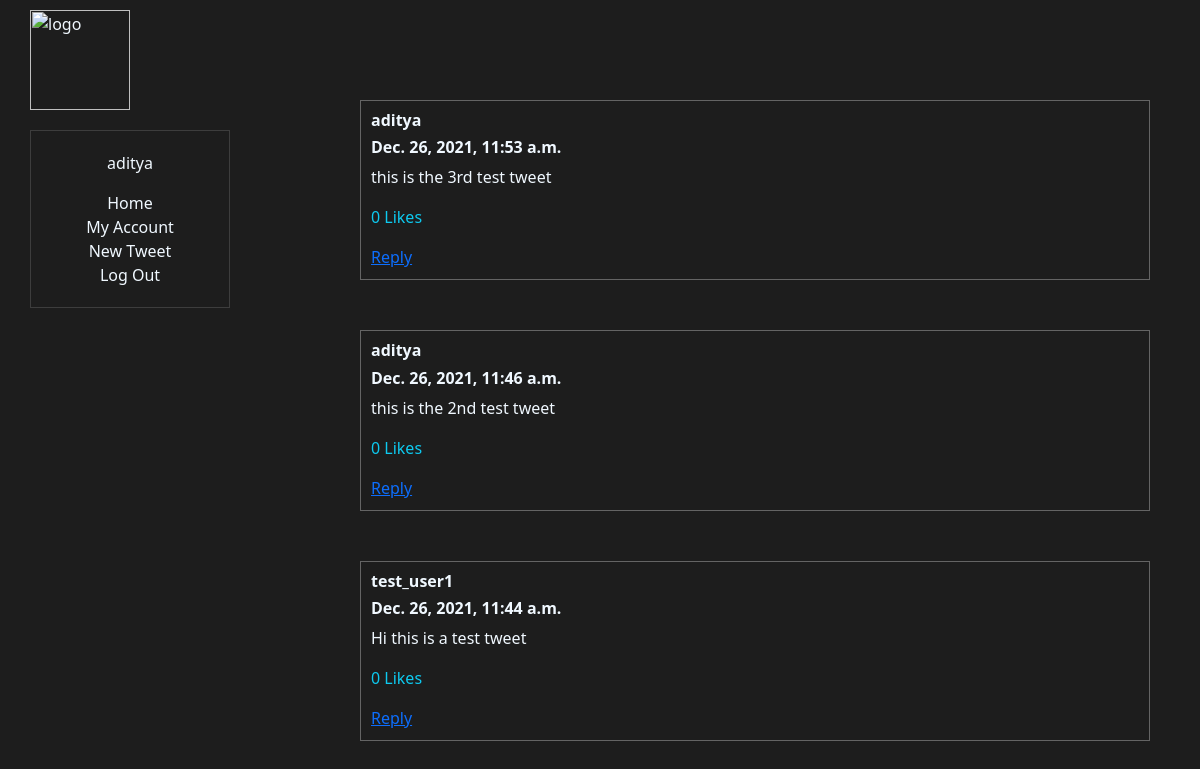
The page / (signed in) on the database as committed earlier.
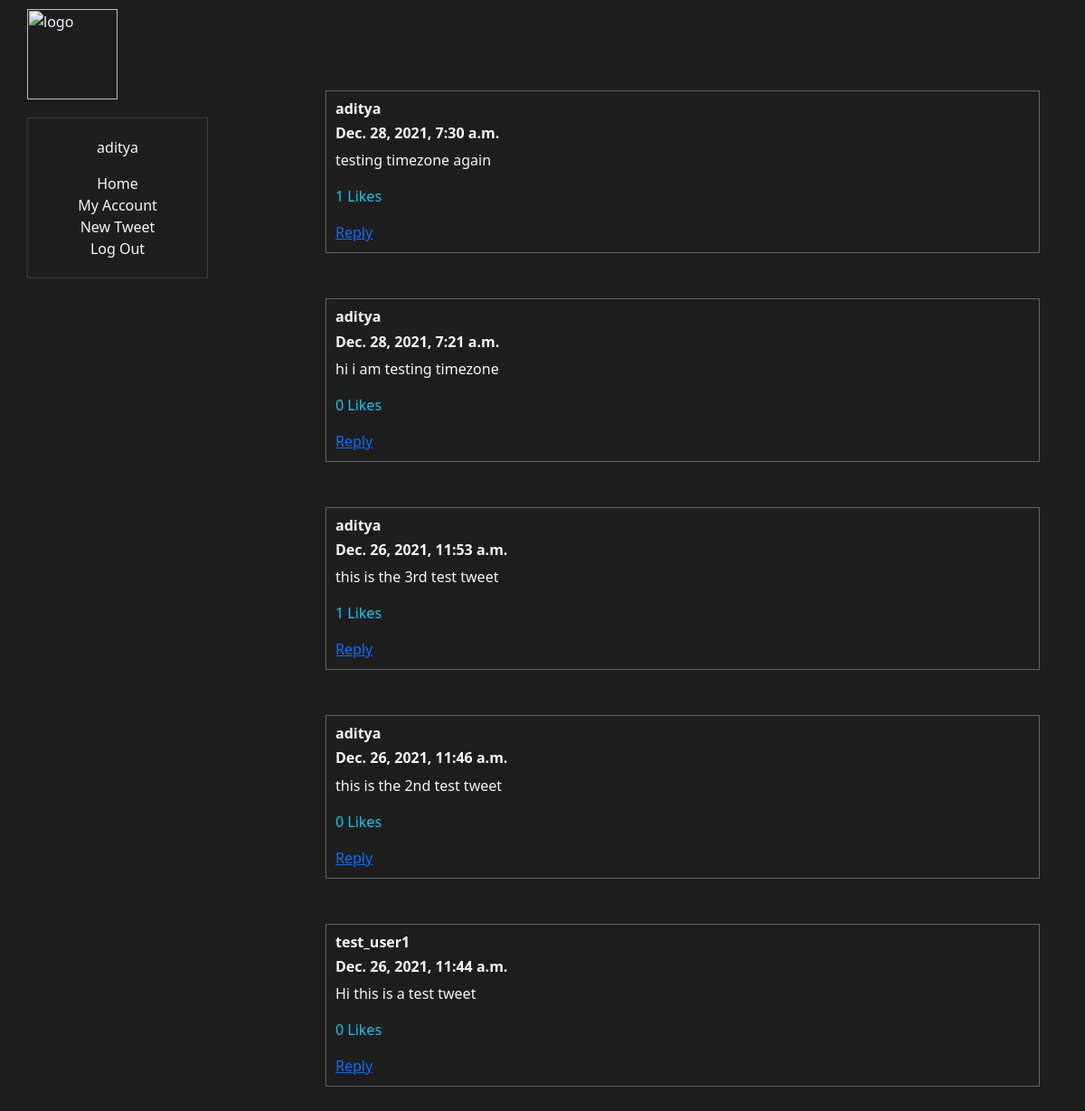
The same page on the database as committed later.
### timeline/models.py (models this page shows)
class Post(models.Model):
    author = models.ForeignKey(User, on_delete=models.CASCADE, null=True)
    date_time = models.DateTimeField(default=datetime.now, blank=True)
    content = models.TextField(max_length=500)
    likes = models.ManyToManyField(User, related_name="tweets")
    def count_likes(self):
        return self.likes.count()

### timeline/views.py (the view)
# urls.py: path('', views.index, name="index"),
@login_required
def index(request):
    current_user = request.user
    posts = []
    following = []
    for i in current_user.following.all():
        following.append(i.following_user)
    for post in Post.objects.all():
        if post.author in following or post.author == current_user:
            posts.append(post)
    posts = posts[::-1]
    return render(request, "timeline/index.html",
    {'posts': posts,
     'current_user': current_user})

### timeline/templates/timeline/index.html (shortened to what this page needs)
<head>
</head>
{% extends "timeline/layout.html" %}
{% block body %}
<div class="posts">
    {% for post in posts %}
        <div onclick="window.location='/post/{{post.id}}'" class="post">
            <h6 style="font-weight: 700;"><a href="{% url 'accounts' username=post.author.username %}">{{post.author}}</a></h6>
            <h6 style="font-weight: 700;">{{ post.date_time }}</h6>
            <p>{{post.content}}</p>
            <p class="text-info">{{ post.count_likes }} Likes</p><a href="{% url 'new_reply' post_id=post.id %}" class="btn-link">Reply</a>
        </div>
    {% endfor %}
</div>
{% endblock %}

### timeline/templates/timeline/layout.html (shortened to what this page needs)
<!DOCTYPE html>
<html lang="en">
<head>
    <link href="https://cdn.jsdelivr.net/npm/bootstrap@5.1.3/dist/css/bootstrap.min.css" rel="stylesheet">
    {% load static %}
    <link rel="stylesheet" type="text/css" href="{% static 'timeline/style.css' %}">
</head>
<body>
    <img class="logo" src="http://assets.stickpng.com/images/580b57fcd9996e24bc43c53e.png" alt="logo">
    <div class=side-nav>
        <p>{{ current_user }}</p>
        <a href="{% url 'index' %}">Home</a>
        <a href="{% url 'accounts' username=current_user.username %}">My Account</a>
        <a href="{% url 'create_post' %}">New Tweet</a>
        <a href="{% url 'logout' %}">Log Out</a>
    </div>
    {% block body %}
    {% endblock %}
</body>
</html>

### timeline/static/timeline/style.css (style rules this page uses)
* { margin: 0; padding: 0; }
body { background-color: rgb(29, 29, 29); color: aliceblue; }
.logo { height: 100px; width: 100px; position: fixed; top: 10px; left: 30px; margin-bottom: 100px; }
.side-nav { float: left; display: flex; position: fixed; flex-flow: column nowrap; width: 200px; margin: 30px; border: 1px rgb(61, 61, 61) solid; text-align: center; padding: 20px 0; margin-right: 330px; }
.posts { margin-left: 360px; margin-top: 100px; }
.post { border: rgb(100, 100, 100) 1px solid; margin: 50px 0; margin-right: 50px; padding: 10px; cursor: pointer; }
a { color: aliceblue; text-decoration: none; }

Rows that differ between the two databases and show on the page:
added Post: author "aditya", date_time "Dec. 28, 2021, 7:30 a.m.", content "testing timezone again", count_likes "1"
added Post: author "aditya", date_time "Dec. 28, 2021, 7:21 a.m.", content "hi i am testing timezone", count_likes "0"
computed for Post "Dec. 26, 2021, 11:53 a.m.": count_likes "0" → "1"
